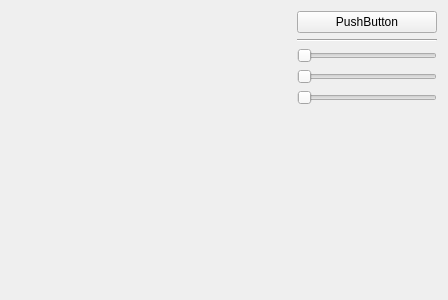
<?xml version="1.0" encoding="UTF-8"?>
<ui version="4.0">
 <class>dvaFourPaneView</class>
 <widget class="QWidget" name="dvaFourPaneView">
  <property name="geometry">
   <rect>
    <x>0</x>
    <y>0</y>
    <width>448</width>
    <height>300</height>
   </rect>
  </property>
  <property name="windowTitle">
   <string>Form</string>
  </property>
  <layout class="QHBoxLayout" name="horizontalLayout" stretch="2,1">
   <item>
    <layout class="QGridLayout" name="viewsLayout">
     <property name="bottomMargin">
      <number>0</number>
     </property>
     <property name="horizontalSpacing">
      <number>6</number>
     </property>
     <item row="0" column="0">
      <widget class="QVTKWidget" name="view1" native="true"/>
     </item>
     <item row="1" column="0">
      <widget class="QVTKWidget" name="view3" native="true"/>
     </item>
     <item row="0" column="1">
      <widget class="QVTKWidget" name="view2" native="true"/>
     </item>
     <item row="1" column="1">
      <widget class="QVTKWidget" name="view4" native="true"/>
     </item>
    </layout>
   </item>
   <item>
    <layout class="QVBoxLayout" name="controlsLayout">
     <item>
      <widget class="QPushButton" name="renderBtn">
       <property name="text">
        <string>PushButton</string>
       </property>
      </widget>
     </item>
     <item>
      <widget class="Line" name="line">
       <property name="orientation">
        <enum>Qt::Horizontal</enum>
       </property>
      </widget>
     </item>
     <item>
      <widget class="QSlider" name="horizontalSlider">
       <property name="orientation">
        <enum>Qt::Horizontal</enum>
       </property>
      </widget>
     </item>
     <item>
      <widget class="QSlider" name="horizontalSlider_2">
       <property name="orientation">
        <enum>Qt::Horizontal</enum>
       </property>
      </widget>
     </item>
     <item>
      <widget class="QSlider" name="horizontalSlider_3">
       <property name="orientation">
        <enum>Qt::Horizontal</enum>
       </property>
      </widget>
     </item>
     <item>
      <spacer name="verticalSpacer">
       <property name="orientation">
        <enum>Qt::Vertical</enum>
       </property>
       <property name="sizeHint" stdset="0">
        <size>
         <width>20</width>
         <height>40</height>
        </size>
       </property>
      </spacer>
     </item>
    </layout>
   </item>
  </layout>
 </widget>
 <customwidgets>
  <customwidget>
   <class>QVTKWidget</class>
   <extends>QWidget</extends>
   <header>QVTKWidget.h</header>
   <container>1</container>
  </customwidget>
 </customwidgets>
 <resources/>
 <connections/>
</ui>
